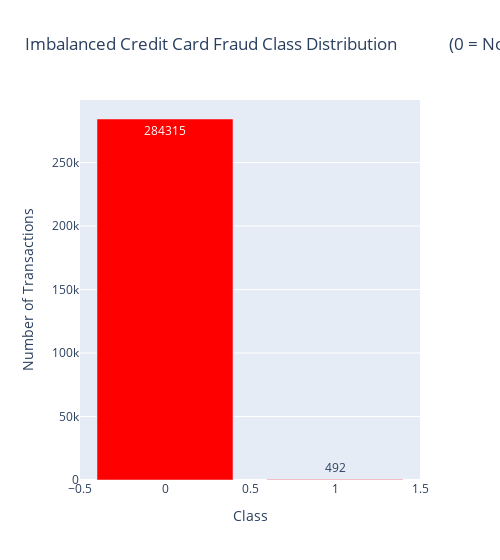

The code cell stored with this chart in its notebook:
### Code cell
# pass trace and layout specifications to plotly 
fig = dict(data = data, layout = layout) # figure represented as dictionary
iplot(fig, filename = 'class') # display (offline) plot in notebook saved locally

### Figure 1 — Plotly figure (JSON) as saved in the notebook; plotly's stock layout.template omitted (floating-point values rounded to 4 significant figures)
{"data": [{"marker": {"color": "Red"}, "name": "Imbalanced Credit Card Fraud Class Distribution (0 = Not fraudulent, 1 = Fraudulent)", "text": [284315, 492], "type": "bar", "x": [0, 1], "y": [284315, 492]}], "layout": {"hovermode": "closest", "title": {"text": "Imbalanced Credit Card Fraud Class Distribution\n            (0 = Not fraudulent, 1 = Fraudulent)"}, "width": 500, "xaxis": {"showticklabels": true, "title": {"text": "Class"}}, "yaxis": {"title": {"text": "Number of Transactions"}}}}
